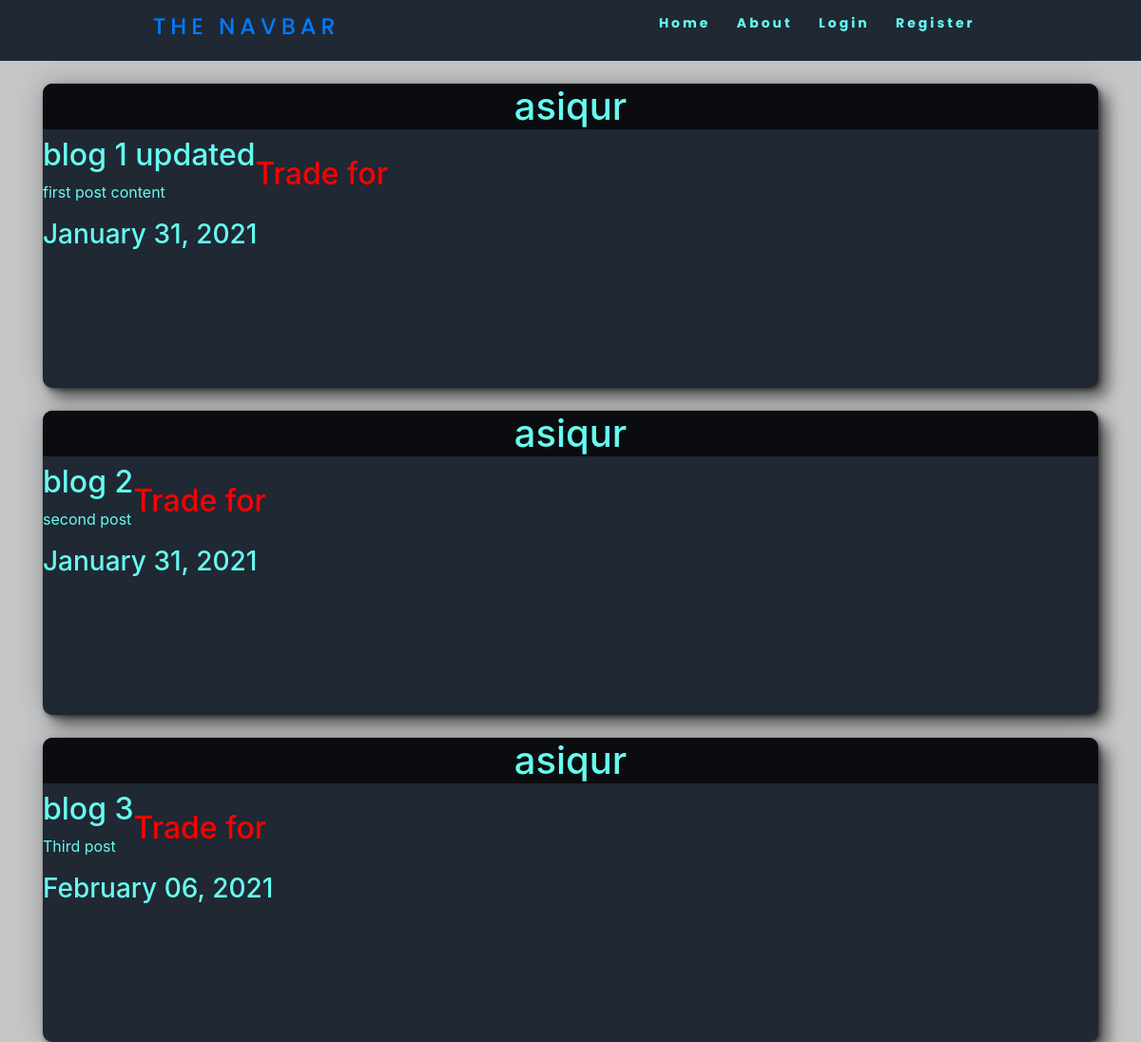
The app's page /, older data.
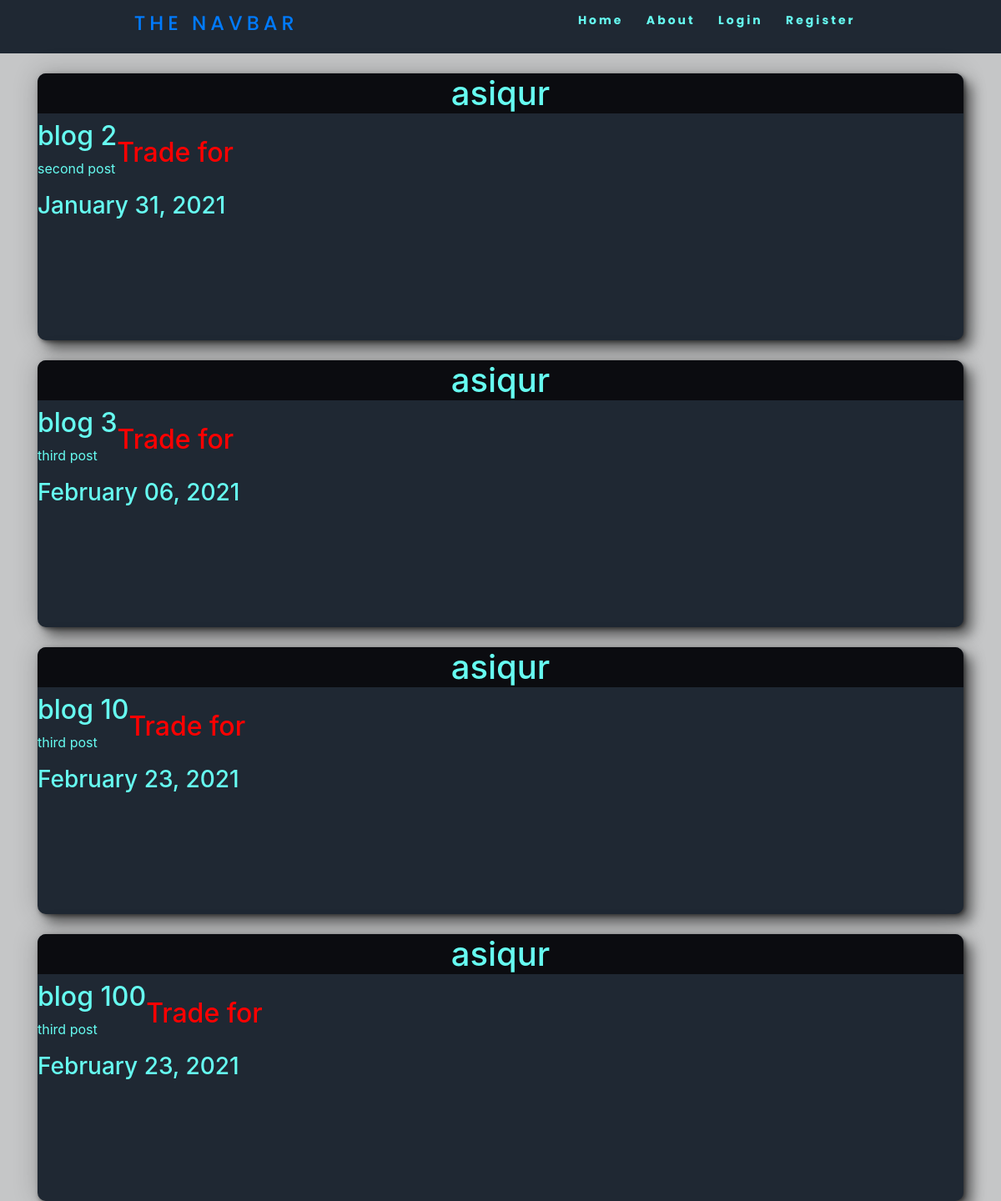
The same page, newer data.
### front/models.py (models this page shows, shortened)
class Post(models.Model):
    title = models.CharField(max_length=100)
    content = models.TextField()
    date_posted = models.DateTimeField(default=timezone.now)
    author = models.ForeignKey(User, on_delete=models.CASCADE)

### front/views.py (the view)
# urls.py: path('', views.home, name = 'front'),
def home(request):
    postings = {
        'listings' : Post.objects.all()
    }
    return render(request, 'front/front.html',  postings)

### front/templates/front/front.html (shortened to what this page needs)
{% extends "front/base.html" %}
{% block content %}
    {% for listings in listings %}
        <article id="post">
            <h1>{{listings.author}}</h1>
            <div id="flex">
                <div id="first">
                    <h2>{{ listings.title}}</h2>
                    <p>{{listings.content}}</p>
                </div>
                <div id="swap">
                    <h2>Trade for</h2>
                </div>
            </div>
            <h3>{{listings.date_posted|date:"F d, Y" }}</h3>
        </article>
    {% endfor %}
{% endblock content %}

### front/templates/front/base.html (shortened to what this page needs)
{% load static %}
<!DOCTYPE html>
<html lang="en">
<head>
    <link rel="stylesheet" href="https://stackpath.bootstrapcdn.com/bootstrap/4.3.1/css/bootstrap.min.css">
    <link rel="stylesheet" href="{% static 'front/base.css' %}">
</head>
<body>
    <nav>
        <div class="logo">
            <h4><a href="{% url 'front' %}">The Navbar</a></h4>
        </div>
        <ul class='nav-links'>
            <li>
                <a href="{% url 'front' %}">Home</a>
            </li>
            <li>
                <a href="{% url 'about' %}">About</a>
            </li>
            {% if user.is_authenticated %}
            <li>
                <a href="{% url 'logout' %}">Logout</a>
            </li>
            <li>
                <a href="{% url 'profile' %}">Profile</a>
            </li>
            {% else %}
            <li>
                <a href="{% url 'login' %}">Login</a>
            </li>
            <li>
                <a href="{% url 'register' %}">Register</a>
            </li>
            {% endif %}
        </ul>
    </nav>
    <div class="container">
        {% block content%}{% endblock %}
    </div>
</body>
</html>

### front/static/front/base.css (style rules this page uses)
* { margin: 0px; padding: 0px; box-sizing: border-box; }
body { background-color: #c5c6c7; }
nav { display: flex; justify-content: space-around; align-items: center; min-height: 8vh; background-color:#1f2833; font-family: 'Poppins', sans-serif; }
.logo { color: #66FCf1; text-transform: uppercase; letter-spacing: 5px; font-size: 20px; }
.nav-links { display: flex; justify-content: space-around; width: 30%; }
.nav-links li { list-style: none; }
.nav-links a { color: #66FCf1; text-decoration: none; letter-spacing: 3px; font-weight: bold; font-size: 14px; }
#post { background-color: #1f2833; margin-top: 3vh; height: 40vh; overflow: hidden; color: #66FCf1; border-radius: 10px; box-shadow: 2px 2px 5px rgba(0,0,0,0.5), 10px 10px 15px rgba(0,0,0,0.5), -1px -1px 30px rgba(0,0,0,0.2); }
#flex { display: flex; }
#swap { display: flex; align-items: center; color: red; }
#post h1 { position: relative; text-align: center; background-color: #0b0c10; }

Row changes from the older to the newer data that the page shows:
removed Post: author "asiqur", title "blog 1 updated", content "first post content", date_posted "January 31, 2021"
changed Post "blog 3": content "Third post" → "third post"
added Post: author "asiqur", title "blog 10", content "third post", date_posted "February 23, 2021"
added Post: author "asiqur", title "blog 100", content "third post", date_posted "February 23, 2021"
